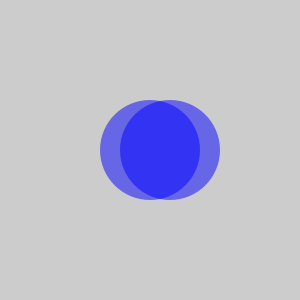
Frame 1 (no input)
Frame 60 (the mouse pressed at the canvas centre just before this capture): identical to frame 1, image omitted
Frame 120 (the mouse held since frame 60 and released just before this capture): identical to frame 1, image omitted

The Processing sketch that drew this single still picture (run headless with seeded random() and noise(); from frame 60 on, the mouse is pressed at the canvas centre):

// Processing sketch: processing_109097
// ── processing_109097.pde

void setup()
{
  size(300, 300);
  stroke(255, 0, 0);
  fill(0, 0, 255, 128); //RGBA Red, Green, Blue, Transparent
  
  noStroke();
  ellipse(150, 150, 100, 100);
  ellipse(170, 150, 100, 100);
}

void draw()
{
}
